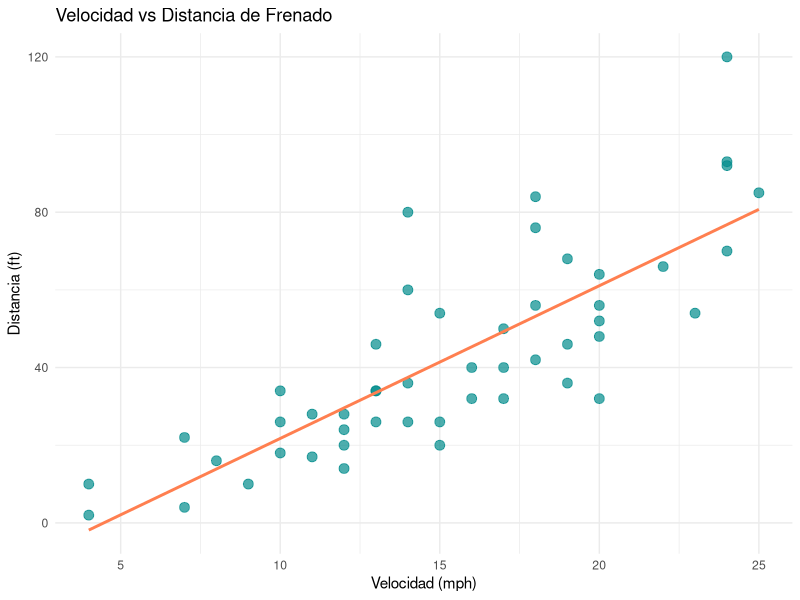

Write the R code that produced this figure.
## ---- chunk 1
#| label: grafico-ggplot
#| echo: true
#| message: false
#| fig-cap: "Gráfico de dispersión avanzado con ggplot2"

library(ggplot2)

ggplot(cars, aes(x = speed, y = dist)) +
  geom_point(color = "darkcyan", size = 3, alpha = 0.7) +
  geom_smooth(method = "lm", color = "coral", se = FALSE) +
  labs(title = "Velocidad vs Distancia de Frenado",
       x = "Velocidad (mph)",
       y = "Distancia (ft)") +
  theme_minimal()
